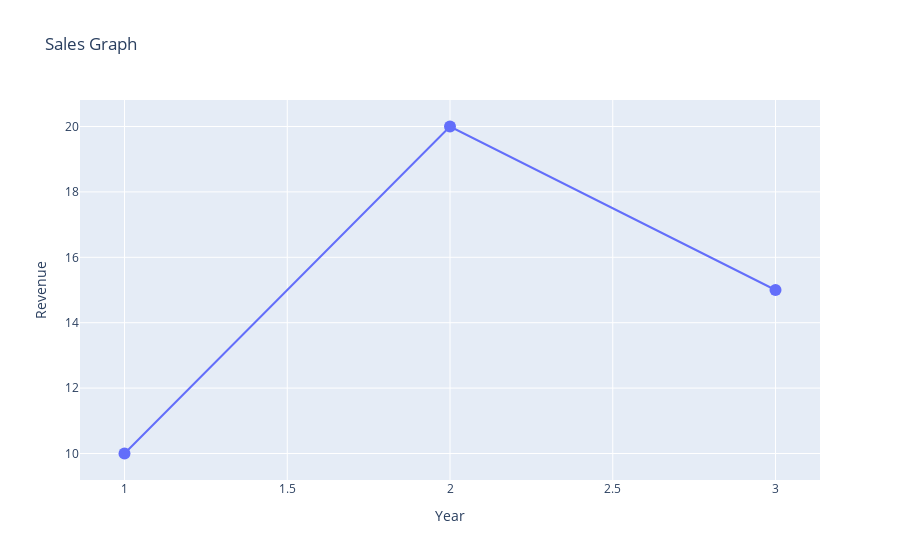

Notebook code for this chart:
### Code cell
fig.update_traces(marker_size=12)

### Figure 1 — Plotly figure (JSON) as saved in the notebook; plotly's stock layout.template omitted (floating-point values rounded to 4 significant figures)
{"data": [{"marker": {"size": 12}, "mode": "lines+markers", "type": "scatter", "x": [1, 2, 3], "y": [10, 20, 15]}], "layout": {"title": {"text": "Sales Graph"}, "xaxis": {"title": {"text": "Year"}}, "yaxis": {"title": {"text": "Revenue"}}}}
